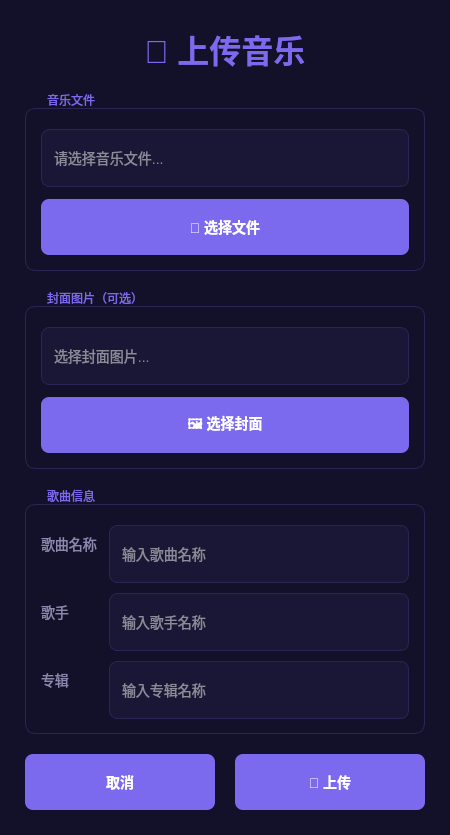
<?xml version="1.0" encoding="UTF-8"?>
<ui version="4.0">
 <class>UploadDialog</class>
 <widget class="QDialog" name="UploadDialog">
  <property name="geometry">
   <rect>
    <x>0</x>
    <y>0</y>
    <width>450</width>
    <height>835</height>
   </rect>
  </property>
  <property name="sizePolicy">
   <sizepolicy hsizetype="Preferred" vsizetype="Preferred">
    <horstretch>0</horstretch>
    <verstretch>0</verstretch>
   </sizepolicy>
  </property>
  <property name="minimumSize">
   <size>
    <width>450</width>
    <height>835</height>
   </size>
  </property>
  <property name="maximumSize">
   <size>
    <width>450</width>
    <height>835</height>
   </size>
  </property>
  <property name="contextMenuPolicy">
   <enum>Qt::DefaultContextMenu</enum>
  </property>
  <property name="windowTitle">
   <string/>
  </property>
  <property name="styleSheet">
   <string notr="true">QDialog { background-color: #13102A; }
QLabel { color: #8E88B0; font-size: 14px; }
QLineEdit { 
    background-color: #1A1635; 
    border: 1px solid #2A2555; 
    border-radius: 8px; 
    padding: 10px; 
    color: white;
    font-size: 14px;
    min-height: 36px;
}
QLineEdit:focus { 
    border-color: #7C6AEE; 
}
QPushButton { 
    background-color: #7C6AEE; 
    border: none; 
    border-radius: 8px; 
    padding: 10px 24px; 
    color: white; 
    font-weight: bold;
    font-size: 14px;
    min-height: 36px;
}
QPushButton:hover { 
    background-color: #8B7AE6; 
}
QPushButton:pressed { 
    background-color: #6B5AD4; 
}
QPushButton:disabled { 
    background-color: #3A3555; 
    color: #605A80;
}
QGroupBox { 
    border: 1px solid #2A2555; 
    border-radius: 10px; 
    margin-top: 15px; 
    padding-top: 5px;
}
QGroupBox::title { 
    color: #7C6AEE; 
    subcontrol-origin: margin; 
    left: 12px; 
    padding: 0 8px; 
    font-weight: bold; 
    font-size: 14px;
}
</string>
  </property>
  <layout class="QVBoxLayout" name="verticalLayout">
   <property name="spacing">
    <number>20</number>
   </property>
   <property name="margin" stdset="0">
    <number>25</number>
   </property>
   <item>
    <widget class="QLabel" name="titleLabel">
     <property name="styleSheet">
      <string notr="true">font-size: 24pt; font-weight: bold; color: #7C6AEE;</string>
     </property>
     <property name="text">
      <string>🎵 上传音乐</string>
     </property>
     <property name="alignment">
      <set>Qt::AlignCenter</set>
     </property>
    </widget>
   </item>
   <item>
    <widget class="QGroupBox" name="fileGroup">
     <property name="title">
      <string>音乐文件</string>
     </property>
     <layout class="QVBoxLayout" name="fileLayout">
      <property name="spacing">
       <number>12</number>
      </property>
      <property name="margin" stdset="0">
       <number>15</number>
      </property>
      <item>
       <widget class="QLineEdit" name="filePathEdit">
        <property name="readOnly">
         <bool>true</bool>
        </property>
        <property name="placeholderText">
         <string>请选择音乐文件...</string>
        </property>
       </widget>
      </item>
      <item>
       <widget class="QPushButton" name="browseFileButton">
        <property name="text">
         <string>📁 选择文件</string>
        </property>
       </widget>
      </item>
     </layout>
    </widget>
   </item>
   <item>
    <widget class="QGroupBox" name="coverGroup">
     <property name="title">
      <string>封面图片（可选）</string>
     </property>
     <layout class="QVBoxLayout" name="coverLayout">
      <property name="spacing">
       <number>12</number>
      </property>
      <property name="margin" stdset="0">
       <number>15</number>
      </property>
      <item>
       <widget class="QLineEdit" name="coverPathEdit">
        <property name="readOnly">
         <bool>true</bool>
        </property>
        <property name="placeholderText">
         <string>选择封面图片...</string>
        </property>
       </widget>
      </item>
      <item>
       <widget class="QPushButton" name="browseCoverButton">
        <property name="text">
         <string>🖼️ 选择封面</string>
        </property>
       </widget>
      </item>
     </layout>
    </widget>
   </item>
   <item>
    <widget class="QGroupBox" name="infoGroup">
     <property name="title">
      <string>歌曲信息</string>
     </property>
     <layout class="QFormLayout" name="infoLayout">
      <property name="fieldGrowthPolicy">
       <enum>QFormLayout::AllNonFixedFieldsGrow</enum>
      </property>
      <property name="horizontalSpacing">
       <number>12</number>
      </property>
      <property name="verticalSpacing">
       <number>12</number>
      </property>
      <property name="margin" stdset="0">
       <number>15</number>
      </property>
      <item row="0" column="0">
       <widget class="QLabel" name="titleLabel_2">
        <property name="text">
         <string>歌曲名称</string>
        </property>
       </widget>
      </item>
      <item row="0" column="1">
       <widget class="QLineEdit" name="titleEdit">
        <property name="sizePolicy">
         <sizepolicy hsizetype="Expanding" vsizetype="Fixed">
          <horstretch>1</horstretch>
          <verstretch>0</verstretch>
         </sizepolicy>
        </property>
        <property name="placeholderText">
         <string>输入歌曲名称</string>
        </property>
       </widget>
      </item>
      <item row="1" column="0">
       <widget class="QLabel" name="artistLabel">
        <property name="text">
         <string>歌手</string>
        </property>
       </widget>
      </item>
      <item row="1" column="1">
       <widget class="QLineEdit" name="artistEdit">
        <property name="sizePolicy">
         <sizepolicy hsizetype="Expanding" vsizetype="Fixed">
          <horstretch>1</horstretch>
          <verstretch>0</verstretch>
         </sizepolicy>
        </property>
        <property name="placeholderText">
         <string>输入歌手名称</string>
        </property>
       </widget>
      </item>
      <item row="2" column="0">
       <widget class="QLabel" name="albumLabel">
        <property name="text">
         <string>专辑</string>
        </property>
       </widget>
      </item>
      <item row="2" column="1">
       <widget class="QLineEdit" name="albumEdit">
        <property name="sizePolicy">
         <sizepolicy hsizetype="Expanding" vsizetype="Fixed">
          <horstretch>1</horstretch>
          <verstretch>0</verstretch>
         </sizepolicy>
        </property>
        <property name="placeholderText">
         <string>输入专辑名称</string>
        </property>
       </widget>
      </item>
     </layout>
    </widget>
   </item>
   <item>
    <layout class="QHBoxLayout" name="buttonLayout">
     <property name="spacing">
      <number>20</number>
     </property>
     <property name="margin" stdset="0">
      <number>0</number>
     </property>
     <item>
      <widget class="QPushButton" name="cancelButton">
       <property name="sizePolicy">
        <sizepolicy hsizetype="Expanding" vsizetype="Fixed">
         <horstretch>1</horstretch>
         <verstretch>0</verstretch>
        </sizepolicy>
       </property>
       <property name="text">
        <string>取消</string>
       </property>
      </widget>
     </item>
     <item>
      <widget class="QPushButton" name="uploadButton">
       <property name="sizePolicy">
        <sizepolicy hsizetype="Expanding" vsizetype="Fixed">
         <horstretch>1</horstretch>
         <verstretch>0</verstretch>
        </sizepolicy>
       </property>
       <property name="text">
        <string>🚀 上传</string>
       </property>
       <property name="default">
        <bool>true</bool>
       </property>
      </widget>
     </item>
    </layout>
   </item>
  </layout>
 </widget>
 <layoutdefault spacing="20" margin="25"/>
 <resources/>
 <connections/>
</ui>
